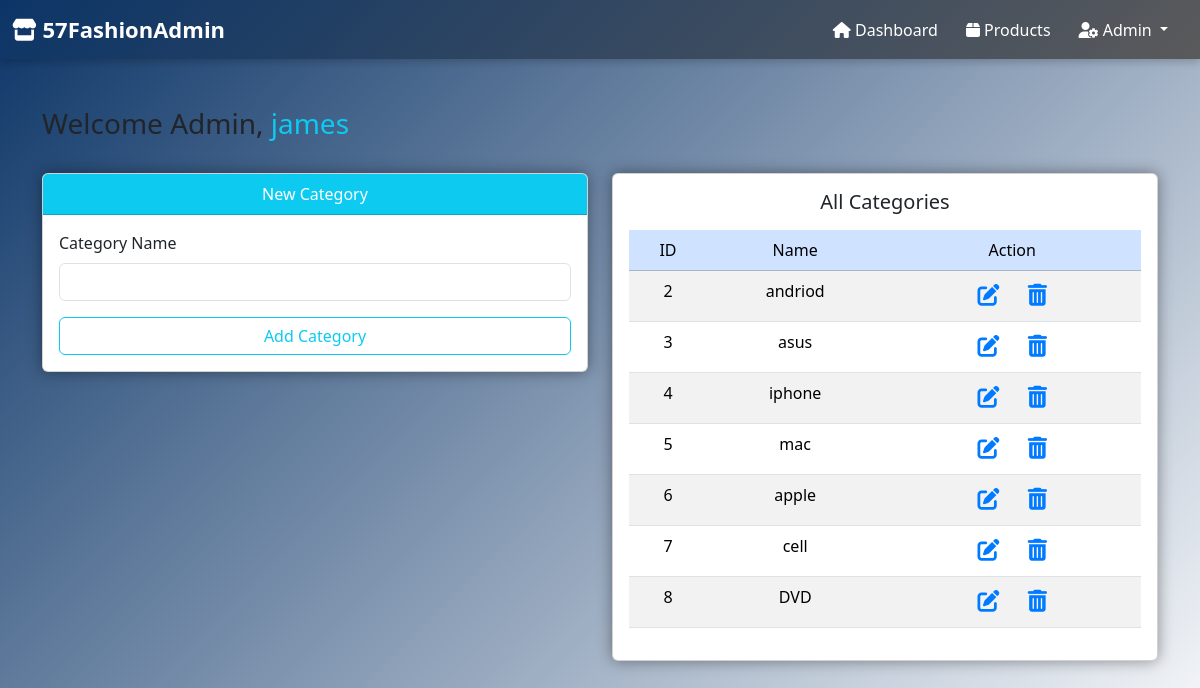
Page /57_PJ/category.php (signed in) on the committed database.
### tables this page shows
CREATE TABLE `category` (
  `category_id` int(11) NOT NULL,
  `category_name` varchar(35) NOT NULL,
  `description` text NOT NULL
);

### 57_PJ/category.php (the view, shortened to what this page needs)
<?php
include 'conn.php';
?>
<!DOCTYPE html>
<html lang="en">
<head>
    <link href="https://cdn.jsdelivr.net/npm/bootstrap@5.3.3/dist/css/bootstrap.min.css" rel="stylesheet">
   <link rel="stylesheet" href="https://cdnjs.cloudflare.com/ajax/libs/font-awesome/4.7.0/css/font-awesome.min.css">
</head>
<body>
    <?php include 'header.php'; ?>
    <div class="container mt-5">
        <div class="row">
            <div class="col-md-12 mb-4">
                <h3>Welcome Admin,
                    <span class="text-info">
                        <?php echo $_SESSION['admin'] ?? ''; ?>
                    </span>
                </h3>
            </div>
        </div>
        <div class="row">
            <div class="col-md-6">
                <div class="card mb-4">
                    <div class="card-header bg-info text-center text-white">New Category</div>
                    <div class="card-body">
                        <form action="" method="POST">
                            <div class="mb-3">
                                <label class="form-label">Category Name</label>
                                <input type="text" name="category_name" class="form-control" required>
                            </div>
                            <div class="d-grid">
                                <input type="submit" value="Add Category" name="btnaddcategory" class="btn btn-outline-info">
                            </div>
                        </form>
                    </div>
                </div>
            </div>
            <div class="col-md-6">
                <div class="card p-3">
                    <h5 class="text-center  mb-3">All Categories</h5>
                    <table class="table table-striped text-center">
                        <thead>
                            <tr class="table-primary">
                                <td>ID</td>
                                <td>Name</td>
                                <td>Action</td>
                            </tr>
                        </thead>
                        <tbody>
                        <?php
                        $query = "SELECT * FROM category";
                        $go_query = mysqli_query($connection, $query);
                        while ($row = mysqli_fetch_array($go_query)) {
                            $category_id = $row['category_id'];
                            $category_name = $row['category_name'];
                            echo "<tr>
                                <td>{$category_id}</td>
                                <td>{$category_name}</td>
                                <td>
                                    <a href='category.php?action=edit&cid={$category_id}' class='btn btn-sm'><i class='fa fa-edit' style='font-size:22px'></i></a>
                                    <a href='category.php?action=delete&cid={$category_id}' class='btn btn-sm'><i class='fa fa-trash-o' style='font-size:22px'></i></a>
                                </td>
                            </tr>";
                        }
                        ?>
                        </tbody>
                    </table>
                </div>
            </div>
        </div>
    </div>
</body>
</html>

### 57_PJ/category.php (style rules this page uses)
body { background: linear-gradient(135deg,rgb(12, 53, 103),rgb(254, 254, 255)); min-height: 100vh; color: white; }
.card { background-color: #1e1e2f; border: none; border-radius: 20px; box-shadow: 0 0 15px rgba(0,0,0,0.4); transition: transform 0.3s ease; }
.form-control, .btn { border-radius: 10px; }
.table { color: #fff; }
.table-striped > tbody > tr:nth-of-type(odd) { background-color: #2c2c3e; }
.table-primary { background-color: #007bff !important; }
.table-primary td { color: #fff; }
a.btn { margin: 0 3px; }
.btn-sm i { color: #007bff; transition: 0.2s; }

### 57_PJ/header.php (style rules this page uses)
body { margin: 0; padding: 0; }

### rows in the picture
category: category_id "2", category_name "andriod"
category: category_id "3", category_name "asus"
category: category_id "4", category_name "iphone"
category: category_id "5", category_name "mac"
category: category_id "6", category_name "apple"
category: category_id "7", category_name "cell"
category: category_id "8", category_name "DVD"

### other values in the picture
$_SESSION['admin'] "james"
